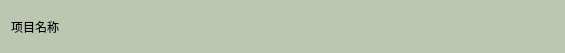
<?xml version="1.0" encoding="UTF-8"?>
<ui version="4.0">
 <class>LessTitleBar</class>
 <widget class="QWidget" name="LessTitleBar">
  <property name="geometry">
   <rect>
    <x>0</x>
    <y>0</y>
    <width>565</width>
    <height>53</height>
   </rect>
  </property>
  <property name="windowTitle">
   <string>Form</string>
  </property>
  <property name="styleSheet">
   <string notr="true">background-color: rgb(188, 199, 178);</string>
  </property>
  <layout class="QHBoxLayout" name="horizontalLayout">
   <item>
    <widget class="QLabel" name="label">
     <property name="text">
      <string>项目名称</string>
     </property>
    </widget>
   </item>
   <item>
    <spacer name="horizontalSpacer">
     <property name="orientation">
      <enum>Qt::Horizontal</enum>
     </property>
     <property name="sizeHint" stdset="0">
      <size>
       <width>442</width>
       <height>20</height>
      </size>
     </property>
    </spacer>
   </item>
   <item>
    <widget class="LessTitleBarBtns" name="widgetBtns" native="true">
     <property name="minimumSize">
      <size>
       <width>24</width>
       <height>0</height>
      </size>
     </property>
    </widget>
   </item>
  </layout>
 </widget>
 <customwidgets>
  <customwidget>
   <class>LessTitleBarBtns</class>
   <extends>QWidget</extends>
   <header location="global">framelesswindow/lesstitlebarbtns.h</header>
   <container>1</container>
  </customwidget>
 </customwidgets>
 <resources/>
 <connections/>
</ui>
